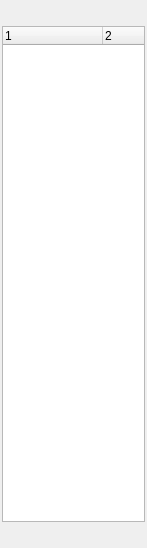
<ui version="4.0" >
 <class>qutIMClass</class>
 <widget class="QWidget" name="qutIMClass" >
  <property name="geometry" >
   <rect>
    <x>0</x>
    <y>0</y>
    <width>147</width>
    <height>548</height>
   </rect>
  </property>
  <property name="minimumSize" >
   <size>
    <width>100</width>
    <height>100</height>
   </size>
  </property>
  <property name="maximumSize" >
   <size>
    <width>16777215</width>
    <height>16777215</height>
   </size>
  </property>
  <property name="windowTitle" >
   <string>qutIM</string>
  </property>
  <property name="windowIcon" >
   <iconset resource="../qutim.qrc" >
    <normaloff>:/icons/qutim.png</normaloff>:/icons/qutim.png</iconset>
  </property>
  <property name="styleSheet" >
   <string notr="true" >QTreeView::branch {
        background: grey;
}</string>
  </property>
  <layout class="QGridLayout" >
   <property name="horizontalSpacing" >
    <number>3</number>
   </property>
   <property name="verticalSpacing" >
    <number>2</number>
   </property>
   <property name="margin" >
    <number>2</number>
   </property>
   <item row="0" column="0" >
    <widget class="QToolButton" name="menuButton" >
     <property name="maximumSize" >
      <size>
       <width>22</width>
       <height>22</height>
      </size>
     </property>
     <property name="text" >
      <string/>
     </property>
     <property name="icon" >
      <iconset resource="../qutim.qrc" >
       <normaloff>:/icons/crystal_project/menu.png</normaloff>:/icons/crystal_project/menu.png</iconset>
     </property>
     <property name="popupMode" >
      <enum>QToolButton::InstantPopup</enum>
     </property>
     <property name="autoRaise" >
      <bool>true</bool>
     </property>
    </widget>
   </item>
   <item row="0" column="2" >
    <widget class="QToolButton" name="infoButton" >
     <property name="maximumSize" >
      <size>
       <width>22</width>
       <height>22</height>
      </size>
     </property>
     <property name="text" >
      <string/>
     </property>
     <property name="icon" >
      <iconset resource="../qutim.qrc" >
       <normaloff>:/icons/crystal_project/info.png</normaloff>:/icons/crystal_project/info.png</iconset>
     </property>
     <property name="autoRaise" >
      <bool>true</bool>
     </property>
    </widget>
   </item>
   <item row="0" column="3" >
    <spacer>
     <property name="orientation" >
      <enum>Qt::Horizontal</enum>
     </property>
     <property name="sizeHint" stdset="0" >
      <size>
       <width>40</width>
       <height>20</height>
      </size>
     </property>
    </spacer>
   </item>
   <item row="2" column="0" colspan="4" >
    <widget class="QWidget" native="1" name="accountLine" >
     <property name="minimumSize" >
      <size>
       <width>0</width>
       <height>22</height>
      </size>
     </property>
     <property name="maximumSize" >
      <size>
       <width>16777215</width>
       <height>22</height>
      </size>
     </property>
     <property name="cursor" >
      <cursorShape>ArrowCursor</cursorShape>
     </property>
     <property name="autoFillBackground" >
      <bool>false</bool>
     </property>
     <layout class="QGridLayout" >
      <property name="horizontalSpacing" >
       <number>1</number>
      </property>
      <property name="verticalSpacing" >
       <number>0</number>
      </property>
      <property name="margin" >
       <number>0</number>
      </property>
      <item row="0" column="0" >
       <spacer>
        <property name="orientation" >
         <enum>Qt::Horizontal</enum>
        </property>
        <property name="sizeHint" stdset="0" >
         <size>
          <width>81</width>
          <height>16</height>
         </size>
        </property>
       </spacer>
      </item>
     </layout>
    </widget>
   </item>
   <item row="1" column="0" colspan="4" >
    <widget class="QTreeWidget" name="contactListTree" >
     <property name="contextMenuPolicy" >
      <enum>Qt::CustomContextMenu</enum>
     </property>
     <property name="horizontalScrollBarPolicy" >
      <enum>Qt::ScrollBarAlwaysOff</enum>
     </property>
     <property name="indentation" >
      <number>0</number>
     </property>
     <property name="rootIsDecorated" >
      <bool>false</bool>
     </property>
     <property name="animated" >
      <bool>false</bool>
     </property>
     <property name="allColumnsShowFocus" >
      <bool>true</bool>
     </property>
     <property name="columnCount" >
      <number>4</number>
     </property>
     <column>
      <property name="text" >
       <string>1</string>
      </property>
     </column>
     <column>
      <property name="text" >
       <string>2</string>
      </property>
     </column>
     <column>
      <property name="text" >
       <string>3</string>
      </property>
     </column>
     <column>
      <property name="text" >
       <string>4</string>
      </property>
     </column>
    </widget>
   </item>
   <item row="0" column="1" >
    <widget class="QToolButton" name="showHideButton" >
     <property name="maximumSize" >
      <size>
       <width>22</width>
       <height>22</height>
      </size>
     </property>
     <property name="text" >
      <string/>
     </property>
     <property name="icon" >
      <iconset resource="../qutim.qrc" >
       <normaloff>:/icons/crystal_project/shhideoffline.png</normaloff>:/icons/crystal_project/shhideoffline.png</iconset>
     </property>
     <property name="autoRaise" >
      <bool>true</bool>
     </property>
    </widget>
   </item>
  </layout>
 </widget>
 <layoutdefault spacing="6" margin="11" />
 <resources>
  <include location="../qutim.qrc" />
 </resources>
 <connections/>
</ui>
